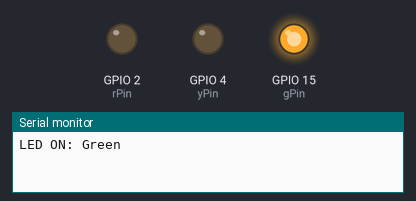
This program was run on a simulated ESP8266 (NodeMCU). On the bench: output pins drawn as LEDs (lit = HIGH), the last lines printed to the serial monitor.

Above: at 0.5 s.
At 1.5 s:
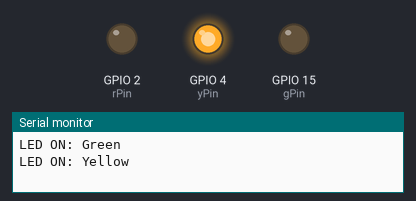
At 5.5 s:
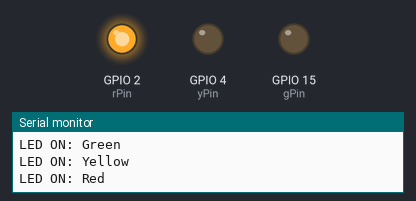
Timing chart, 0 to 6.9 s (numbered marks = the images above):
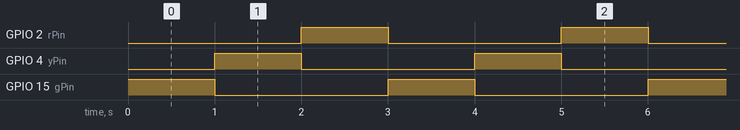

The program:

main.cpp
```cpp
#include <Arduino.h>

int gPin = 15;  // Đèn Xanh
int yPin = 4;   // Đèn Vàng
int rPin = 2;   // Đèn Đỏ

void setup() {
  Serial.begin(9600);

  pinMode(gPin, OUTPUT);
  pinMode(yPin, OUTPUT);
  pinMode(rPin, OUTPUT);
}

void loop() {
  // Bật đèn Xanh, tắt đèn khác
  digitalWrite(gPin, HIGH);
  digitalWrite(yPin, LOW);
  digitalWrite(rPin, LOW);
  Serial.println("LED ON: Green");
  delay(1000);

  // Bật đèn Vàng, tắt đèn khác
  digitalWrite(gPin, LOW);
  digitalWrite(yPin, HIGH);
  digitalWrite(rPin, LOW);
  Serial.println("LED ON: Yellow");
  delay(1000);

  // Bật đèn Đỏ, tắt đèn khác
  digitalWrite(gPin, LOW);
  digitalWrite(yPin, LOW);
  digitalWrite(rPin, HIGH);
  Serial.println("LED ON: Red");
  delay(1000);
}
// #include <Arduino.h>

// int gPin = 15;
// int yPin = 4;
// int rPin = 2;

// int currenPin = 0;
// int listPIN[] = {yPin,gPin, rPin };
// void setup() {
//   // put your setup code here, to run once:
//   Serial.begin(115200);

//   pinMode(gPin,OUTPUT);
//   pinMode(yPin,OUTPUT);
//   pinMode(rPin,OUTPUT);

//   Serial.println("ESP8266 đã sẵn sàng!");
// }

// void loop() {
//   // put your main code here, to run repeatedly:
//  digitalWrite(listPIN[currenPin], HIGH);
// /*  digitalWrite(gPin, HIGH);
//  digitalWrite(yPin, HIGH);
//  digitalWrite(rPin, HIGH); */
//  Serial.println("LED ON");
//  delay(2000); // thời gian bật
//  digitalWrite(listPIN[currenPin], LOW);
//  Serial.println("LED OFF");
//  delay(100);  // thời gian tắt
// if(++currenPin > 4) currenPin = 0;
// }
```

Measured:
- by itself, GPIO 2 (rPin), GPIO 4 (yPin), GPIO 15 (gPin): alternates HIGH for 1.0 s and LOW for 2.0 s
- by itself, everything shown: repeats every 3.0 s, in 3 steps
